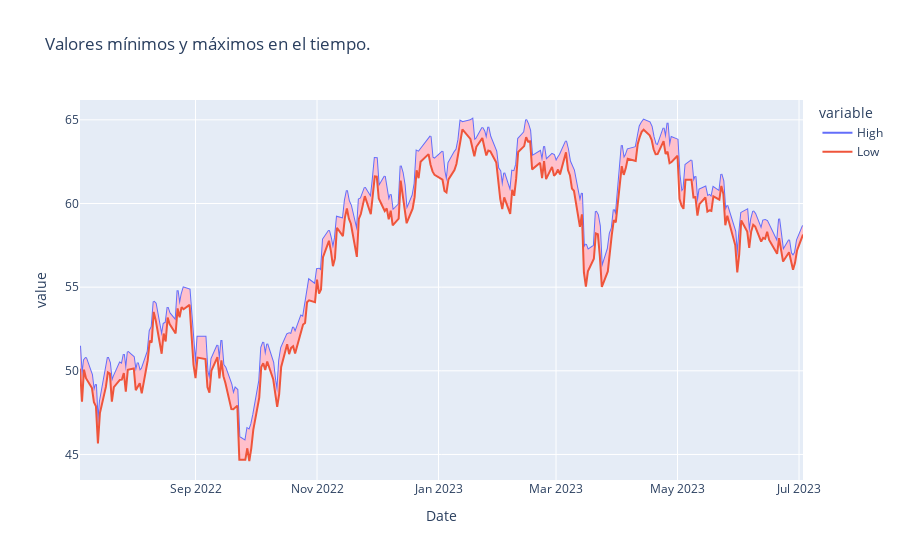

Notebook cell for this chart:
### Markdown cell above
La volatilidad es una medida de la fluctuación de los precios de un activo.
En este caso, una volatilidad de 0.018728... significa que los rendimientos diarios de las acciones de la empresa de electricidad presentaron una variabilidad moderada durante el periodo considerado, fluctuaciones de magnitud moderada e indican un mercado más estable y menos sujeto a cambios drásticos en el precio.

### Code cell
fig = px.line(df, x='Date', y=df.columns[2:4], title='Valores mínimos y máximos en el tiempo.')

fig.add_trace(go.Scatter(x=df['Date'], y=df[df.columns[2]], fill='tonexty', name='Area', showlegend=False, fillcolor='pink',
                         line=dict(color='rgba(0,0,0,0)')))  # Línea transparente central

fig.show()

### Figure 1 — Plotly figure (JSON) as saved in the notebook; plotly's stock layout.template omitted (floating-point values rounded to 4 significant figures; data arrays with more than 128 entries replaced by an {"elided": "..."} marker saying what was removed)
{"data": [{"hovertemplate": "variable=High<br>Date=%{x}<br>value=%{y}<extra></extra>", "legendgroup": "High", "line": {"color": "#636efa", "dash": "solid"}, "marker": {"symbol": "circle"}, "mode": "lines", "name": "High", "orientation": "v", "showlegend": true, "type": "scatter", "x": {"elided": "251 str values"}, "xaxis": "x", "y": {"elided": "251 float values"}, "yaxis": "y"}, {"hovertemplate": "variable=Low<br>Date=%{x}<br>value=%{y}<extra></extra>", "legendgroup": "Low", "line": {"color": "#EF553B", "dash": "solid"}, "marker": {"symbol": "circle"}, "mode": "lines", "name": "Low", "orientation": "v", "showlegend": true, "type": "scatter", "x": {"elided": "251 str values"}, "xaxis": "x", "y": {"elided": "251 float values"}, "yaxis": "y"}, {"fill": "tonexty", "fillcolor": "pink", "line": {"color": "rgba(0,0,0,0)"}, "name": "Area", "showlegend": false, "type": "scatter", "x": {"elided": "251 str values"}, "y": {"elided": "251 float values"}}], "layout": {"legend": {"title": {"text": "variable"}, "tracegroupgap": 0}, "title": {"text": "Valores mínimos y máximos en el tiempo."}, "xaxis": {"anchor": "y", "domain": [0, 1], "title": {"text": "Date"}}, "yaxis": {"anchor": "x", "domain": [0, 1], "title": {"text": "value"}}}}
